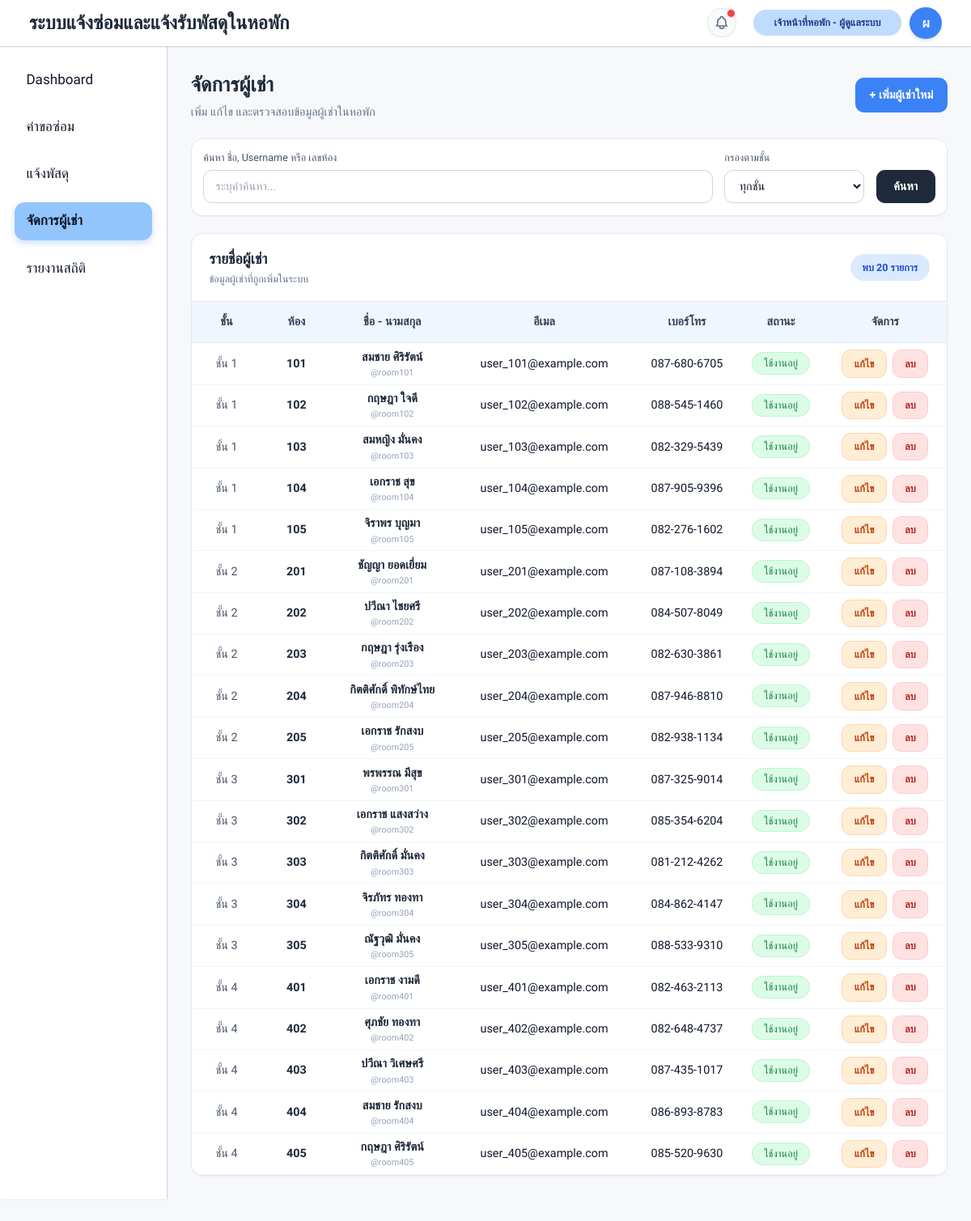
The page /admin/users.php (signed in) on the database its author committed.
### tables this page shows
CREATE TABLE `users` (
  `user_id` int(11) NOT NULL,
  `room_id` int(11) DEFAULT NULL,
  `full_name` varchar(120) NOT NULL,
  `email` varchar(120) DEFAULT NULL,
  `phone` varchar(30) DEFAULT NULL,
  `username` varchar(60) NOT NULL,
  `password` varchar(255) NOT NULL,
  `role` enum('admin','user') NOT NULL DEFAULT 'user',
  `status` enum('ใช้งานอยู่','ย้ายออก') DEFAULT 'ใช้งานอยู่',
  `must_change_password` tinyint(1) NOT NULL DEFAULT 1,
  `created_at` datetime DEFAULT current_timestamp()
);

CREATE TABLE `rooms` (
  `room_id` int(11) NOT NULL,
  `room_no` varchar(10) NOT NULL,
  `floor` int(11) NOT NULL
);

### admin/users.php (the view, shortened to what this page needs)
<?php
require_once "../config/db.php";
require_once "layout.php";
$edit_user = null;
$search_text = $_GET['search'] ?? '';
$filter_floor = $_GET['floor'] ?? '';
$query = "
  SELECT u.*, r.room_no, r.floor
  FROM users u
  LEFT JOIN rooms r ON u.room_id = r.room_id
  WHERE u.role = 'user'
";
$params = [];
$query .= " ORDER BY r.room_no ASC";
$stmt = $pdo->prepare($query);
$stmt->execute($params);
$users = $stmt->fetchAll(PDO::FETCH_ASSOC);
?>
<div class="max-w-[1200px] mx-auto space-y-6">
  <div class="flex justify-between items-center">
    <div>
      <h1 class="text-[28px] font-bold text-slate-800">จัดการผู้เช่า</h1>
      <p class="text-slate-500 mt-1">เพิ่ม แก้ไข และตรวจสอบข้อมูลผู้เช่าในหอพัก</p>
    </div>
    <?php if (!$edit_user): ?>
      <div class="flex gap-3">
        <button type="button" onclick="document.getElementById('addUserBox').classList.toggle('hidden')" class="btn-ui bg-blue-500 hover:bg-blue-600 text-white rounded-xl px-5 py-3 font-semibold">
          + เพิ่มผู้เช่าใหม่
        </button>
      </div>
    <?php endif; ?>
  </div>
  <form method="GET" class="bg-white rounded-2xl border border-slate-200 shadow-sm p-4 flex gap-4 items-end">
    <div class="flex-1">
      <label class="block mb-1.5 text-sm text-slate-600 font-medium">ค้นหา ชื่อ, Username หรือ เลขห้อง</label>
      <input type="text" name="search" value="<?= htmlspecialchars($search_text) ?>" placeholder="ระบุคำค้นหา..." class="w-full h-[46px] rounded-xl border border-slate-300 px-4 focus:ring-2 focus:ring-blue-300">
    </div>
    <div class="w-48">
      <label class="block mb-1.5 text-sm text-slate-600 font-medium">กรองตามชั้น</label>
      <select name="floor" class="w-full h-[46px] rounded-xl border border-slate-300 px-4 focus:ring-2 focus:ring-blue-300">
        <option value="">ทุกชั้น</option>
      </select>
    </div>
    <div class="flex gap-2">
      <button type="submit" class="h-[46px] bg-slate-800 hover:bg-slate-900 text-white font-semibold px-6 rounded-xl transition shadow-sm">
        ค้นหา
      </button>
    </div>
  </form>
  <div class="bg-white border border-slate-200 rounded-2xl shadow-sm overflow-hidden">
    <div class="px-6 py-5 border-b border-slate-200 flex justify-between items-center">
      <div>
        <h2 class="text-xl font-semibold text-slate-800">รายชื่อผู้เช่า</h2>
        <?php if (!empty($search_text) || !empty($filter_floor)): ?>
          <p class="text-blue-600 text-sm mt-1">แสดงผลลัพธ์การค้นหา</p>
        <?php else: ?>
          <p class="text-slate-500 text-sm mt-1">ข้อมูลผู้เช่าที่ถูกเพิ่มในระบบ</p>
        <?php endif; ?>
      </div>
      <span class="bg-blue-100 text-blue-700 rounded-full px-4 py-2 text-sm font-semibold">พบ <?= count($users) ?> รายการ</span>
    </div>
    <table class="w-full text-center">
      <thead class="bg-blue-50">
        <tr class="border-b border-slate-200">
          <th class="p-4 w-24">ชั้น</th>
          <th class="w-24">ห้อง</th>
          <th>ชื่อ - นามสกุล</th>
          <th>อีเมล</th>
          <th>เบอร์โทร</th>
          <th>สถานะ</th>
          <th>จัดการ</th>
        </tr>
      </thead>
      <tbody>
        <?php if (count($users) > 0): ?>
          <?php foreach ($users as $u): ?>
            <tr class="border-b border-slate-100 hover:bg-slate-50 <?= ($edit_user && $edit_user['user_id'] == $u['user_id']) ? 'bg-orange-50/50' : '' ?>">
              <td class="p-4 text-slate-600 font-medium">
                ชั้น <?= htmlspecialchars($u["floor"] ?? "-") ?>
              </td>
              <td class="font-bold text-slate-800"><?= htmlspecialchars($u["room_no"] ?? "-") ?></td>
              <td>
                <div class="font-semibold text-slate-800"><?= htmlspecialchars($u["full_name"]) ?></div>
                <div class="text-xs text-slate-400 mt-0.5">@<?= htmlspecialchars($u["username"]) ?></div>
              </td>
              <td><?= htmlspecialchars($u["email"] ?? "-") ?></td>
              <td><?= htmlspecialchars($u["phone"] ?? "-") ?></td>
              <td>
                <?php if ($u["status"] === "ใช้งานอยู่"): ?>
                  <span class="bg-green-100 text-green-700 border border-green-200 rounded-full px-4 py-1.5 text-sm font-medium">ใช้งานอยู่</span>
                <?php else: ?>
                  <span class="bg-slate-100 text-slate-600 border border-slate-200 rounded-full px-4 py-1.5 text-sm font-medium">ย้ายออก</span>
                <?php endif; ?>
              </td>
              <td>
                <div class="flex justify-center gap-2">
                  <?php
                    $edit_link = "?edit=" . $u["user_id"];
                  ?>
                  <a href="<?= $edit_link ?>" class="btn-ui bg-orange-100 text-orange-700 border border-orange-200 rounded-xl px-4 py-2 text-sm font-semibold">
                    แก้ไข
                  </a>
                  <a onclick="return confirm('ต้องการเปลี่ยนสถานะผู้พักนี้เป็นย้ายออกหรือไม่?')" href="?delete=<?= $u["user_id"] ?>" class="btn-ui bg-red-100 text-red-700 border border-red-200 rounded-xl px-4 py-2 text-sm font-semibold">
                    ลบ
                  </a>
                </div>
              </td>
            </tr>
          <?php endforeach; ?>
        <?php else: ?>
          <tr><td colspan="7" class="p-10 text-slate-500 font-medium text-lg">ไม่พบข้อมูลที่ค้นหา 🔍</td></tr>
        <?php endif; ?>
      </tbody>
    </table>
  </div>
</div>

### admin/layout.php (style rules this page uses)
:root { --ui-zoom:.9 }
body { zoom:var(--ui-zoom) }
* { font-family:'Sarabun',sans-serif }
body { background:#f7f8fb;color:#0f172a }
button,.btn-ui,a[class*="bg-"] { cursor:pointer;transition:.2s; }
table { background:white }
thead { background:#eff6ff }
th { font-weight:700;color:#334155 }
input,select,textarea { background:#fff!important;border-color:#cbd5e1!important; }

### rows shown on the page
users: room.floor "1", room.room_no "101", full_name "สมชาย ศิริรัตน์", username "room101", email "user_101@example.com", phone "087-680-6705", status "ใช้งานอยู่"
users: room.floor "1", room.room_no "102", full_name "กฤษฎา ใจดี", username "room102", email "user_102@example.com", phone "088-545-1460", status "ใช้งานอยู่"
users: room.floor "1", room.room_no "103", full_name "สมหญิง มั่นคง", username "room103", email "user_103@example.com", phone "082-329-5439", status "ใช้งานอยู่"
users: room.floor "1", room.room_no "104", full_name "เอกราช สุข", username "room104", email "user_104@example.com", phone "087-905-9396", status "ใช้งานอยู่"
users: room.floor "1", room.room_no "105", full_name "จิราพร บุญมา", username "room105", email "user_105@example.com", phone "082-276-1602", status "ใช้งานอยู่"
users: room.floor "2", room.room_no "201", full_name "ชัญญา ยอดเยี่ยม", username "room201", email "user_201@example.com", phone "087-108-3894", status "ใช้งานอยู่"
users: room.floor "2", room.room_no "202", full_name "ปวีณา ไชยศรี", username "room202", email "user_202@example.com", phone "084-507-8049", status "ใช้งานอยู่"
users: room.floor "2", room.room_no "203", full_name "กฤษฎา รุ่งเรือง", username "room203", email "user_203@example.com", phone "082-630-3861", status "ใช้งานอยู่"
users: room.floor "2", room.room_no "204", full_name "กิตติศักดิ์ พิทักษ์ไทย", username "room204", email "user_204@example.com", phone "087-946-8810", status "ใช้งานอยู่"
users: room.floor "2", room.room_no "205", full_name "เอกราช รักสงบ", username "room205", email "user_205@example.com", phone "082-938-1134", status "ใช้งานอยู่"
users: room.floor "3", room.room_no "301", full_name "พรพรรณ มีสุข", username "room301", email "user_301@example.com", phone "087-325-9014", status "ใช้งานอยู่"
users: room.floor "3", room.room_no "302", full_name "เอกราช แสงสว่าง", username "room302", email "user_302@example.com", phone "085-354-6204", status "ใช้งานอยู่"
users: room.floor "3", room.room_no "303", full_name "กิตติศักดิ์ มั่นคง", username "room303", email "user_303@example.com", phone "081-212-4262", status "ใช้งานอยู่"
users: room.floor "3", room.room_no "304", full_name "จิรภัทร ทองทา", username "room304", email "user_304@example.com", phone "084-862-4147", status "ใช้งานอยู่"
users: room.floor "3", room.room_no "305", full_name "ณัฐวุฒิ มั่นคง", username "room305", email "user_305@example.com", phone "088-533-9310", status "ใช้งานอยู่"
users: room.floor "4", room.room_no "401", full_name "เอกราช งามดี", username "room401", email "user_401@example.com", phone "082-463-2113", status "ใช้งานอยู่"
users: room.floor "4", room.room_no "402", full_name "ศุภชัย ทองทา", username "room402", email "user_402@example.com", phone "082-648-4737", status "ใช้งานอยู่"
users: room.floor "4", room.room_no "403", full_name "ปวีณา วิเศษศรี", username "room403", email "user_403@example.com", phone "087-435-1017", status "ใช้งานอยู่"
users: room.floor "4", room.room_no "404", full_name "สมชาย รักสงบ", username "room404", email "user_404@example.com", phone "086-893-8783", status "ใช้งานอยู่"
users: room.floor "4", room.room_no "405", full_name "กฤษฎา ศิริรัตน์", username "room405", email "user_405@example.com", phone "085-520-9630", status "ใช้งานอยู่"

### other values the page prints
$_SESSION["full_name"] "ผู้ดูแลระบบ"
$profileChar "ผ"
count($users) "20"
